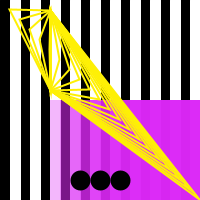
Frame 1 (no input)
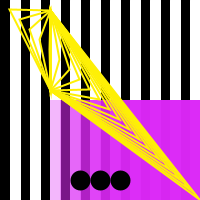
Frame 60 (the mouse pressed at the canvas centre just before this capture)
Frame 120 (the mouse held since frame 60 and released just before this capture): identical to frame 60, image omitted

The Processing sketch that drew these frames (run headless with seeded random() and noise(); from frame 60 on, the mouse is pressed at the canvas centre):

// Processing sketch: vidals02t00
// ── vidals02t00.pde
color c1 = color(218,40,245);
color c2 = color(254,240,5);
float geom = 9.3;

void setup(){
  size(200,200);
}

void draw(){
  strokeWeight(11);
  for(int i=5;i<220;i+=20){
  stroke(0);
  line(i,0,i,200);
  }
    for(int i=15;i<width;i+=20){
  stroke(255);
  line(i,0,i,200);
  }
  for(int i =0;i<100;i++){  
  noStroke();
  fill(c1,85);
  rect(50+i*10,width/2,width/2,width/2);
  }
  for(float i=geom;i<width;i+=10){
  noFill();
  strokeWeight(2);
  stroke(c2);
  triangle(i,i,width/4,10,width/4,90);
  }
  stroke(0);
  strokeWeight(20);
  point(80,180);
  point(100,180);
  point(120,180);
}
